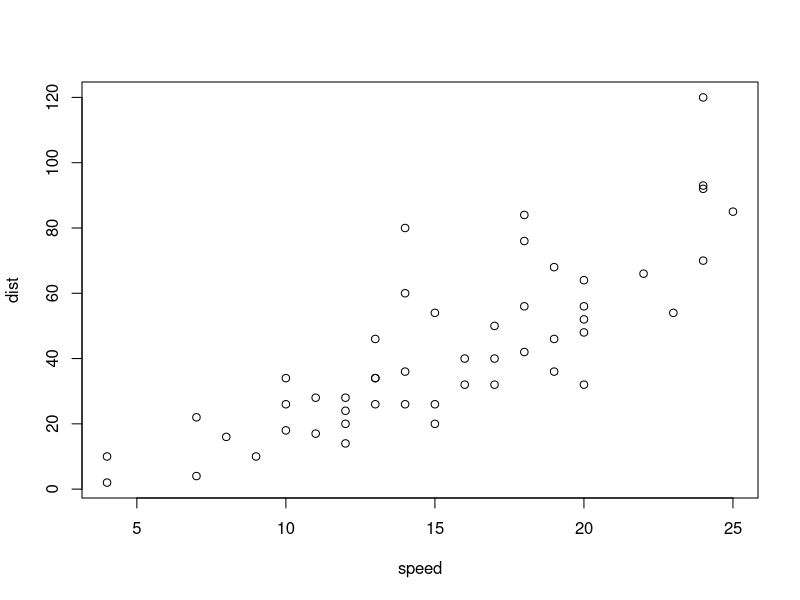
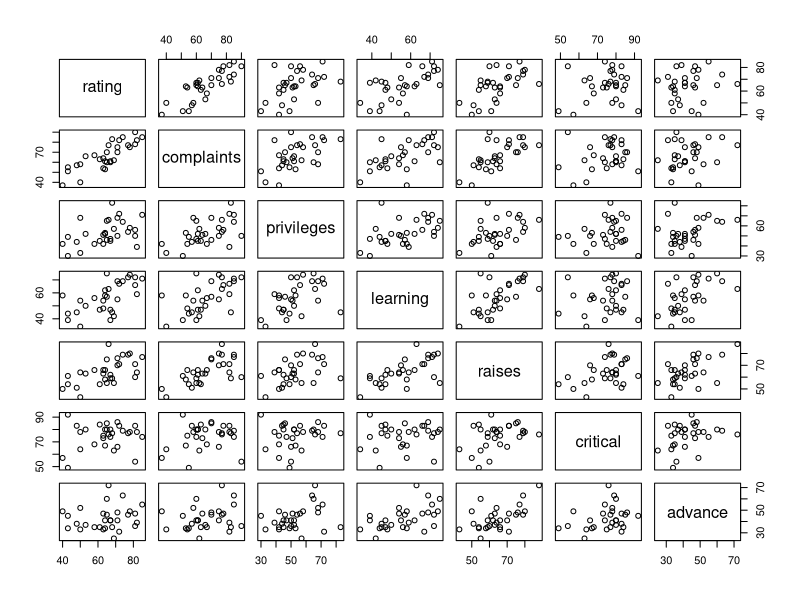

Write R code to recreate these figures, in order.
install.packages("psych")
library(psych)


# 상관분석 Corrlation Analysis
# 두 양적자료간에 직선의 관계 = 선형의 관계가 
# 있는지를 통계적으로 분석하는 방법

# 관계 = 관련성

# 자료
# 양적 자료 : 2개, 쌍(paired)으로 되어 있어야 함 (id, x, y)
# 예제 데이터 : cars, attitude

# 1. 산점도(Scatter plot)
# plot(data)

plot(cars)

str(cars)

# 2. 산점행렬도(SPM : Scatter plot Matrix) ----
plot(attitude)

# 3. 상관계수
cor(cars)
cor(attitude)
round(cor(attitude), digits = 3)

# 4. 상관분석 ----
# 귀무가설 : speed와 dist 간에는 관련성이 없다.
# 대립가설 : speed와 dist 간에는 관련성이 있다.
# cor.test(data$variable, data$variable, method = "pearson")
# method : "kendall", "spearman"
cor.test(cars$speed, cars$dist,
         method = "pearson")
# 결론 : 유의 확률이 0.000이므로 유의수준 0.05에서
# speed와 dist 간에는 통계적으로 유의한 양의 상관관계가 있는 것으로 나타났다.
# 그 정도는 매우 높다.

#psych::corr.test(data, method)
psych::corr.test(attitude, method = "pearson")
